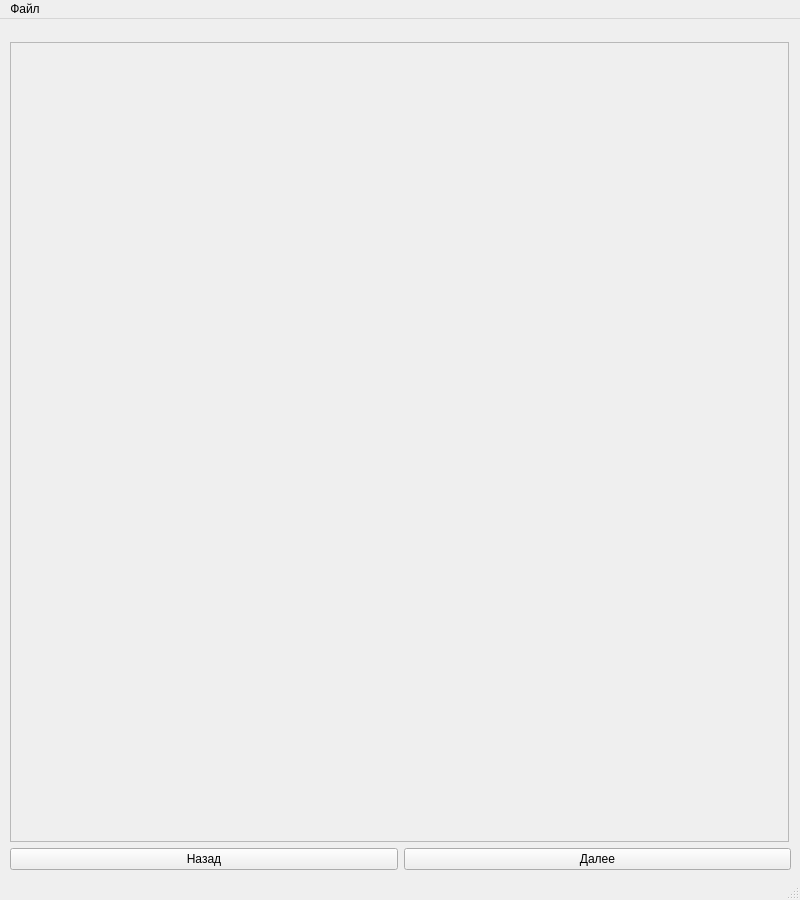
<?xml version="1.0" encoding="UTF-8"?>
<ui version="4.0">
 <class>MainWindow</class>
 <widget class="QMainWindow" name="MainWindow">
  <property name="geometry">
   <rect>
    <x>0</x>
    <y>0</y>
    <width>800</width>
    <height>900</height>
   </rect>
  </property>
  <property name="minimumSize">
   <size>
    <width>800</width>
    <height>900</height>
   </size>
  </property>
  <property name="maximumSize">
   <size>
    <width>800</width>
    <height>900</height>
   </size>
  </property>
  <property name="windowTitle">
   <string>Преобразование выходного поля</string>
  </property>
  <widget class="QWidget" name="centralwidget">
   <widget class="QWidget" name="gridLayoutWidget">
    <property name="geometry">
     <rect>
      <x>10</x>
      <y>10</y>
      <width>781</width>
      <height>841</height>
     </rect>
    </property>
    <layout class="QGridLayout" name="gridLayout">
     <item row="2" column="0">
      <widget class="QPushButton" name="pBtn_prev">
       <property name="text">
        <string>Назад</string>
       </property>
      </widget>
     </item>
     <item row="2" column="1">
      <widget class="QPushButton" name="pBtn_next">
       <property name="text">
        <string>Далее</string>
       </property>
      </widget>
     </item>
     <item row="1" column="0" colspan="2">
      <widget class="QFrame" name="frame">
       <property name="minimumSize">
        <size>
         <width>779</width>
         <height>800</height>
        </size>
       </property>
       <property name="maximumSize">
        <size>
         <width>779</width>
         <height>800</height>
        </size>
       </property>
       <property name="frameShape">
        <enum>QFrame::StyledPanel</enum>
       </property>
       <property name="frameShadow">
        <enum>QFrame::Raised</enum>
       </property>
      </widget>
     </item>
     <item row="0" column="0" colspan="2">
      <spacer name="verticalSpacer">
       <property name="orientation">
        <enum>Qt::Vertical</enum>
       </property>
       <property name="sizeHint" stdset="0">
        <size>
         <width>779</width>
         <height>0</height>
        </size>
       </property>
      </spacer>
     </item>
    </layout>
   </widget>
  </widget>
  <widget class="QMenuBar" name="menubar">
   <property name="geometry">
    <rect>
     <x>0</x>
     <y>0</y>
     <width>800</width>
     <height>21</height>
    </rect>
   </property>
   <widget class="QMenu" name="menu">
    <property name="title">
     <string>Файл</string>
    </property>
    <addaction name="act_open"/>
    <addaction name="act_save"/>
    <addaction name="separator"/>
    <addaction name="act_exit"/>
   </widget>
   <addaction name="menu"/>
  </widget>
  <widget class="QStatusBar" name="statusbar"/>
  <action name="act_open">
   <property name="text">
    <string>Открыть</string>
   </property>
  </action>
  <action name="act_exit">
   <property name="text">
    <string>Выход</string>
   </property>
  </action>
  <action name="act_save">
   <property name="text">
    <string>Сохранить</string>
   </property>
  </action>
 </widget>
 <resources/>
 <connections/>
</ui>
